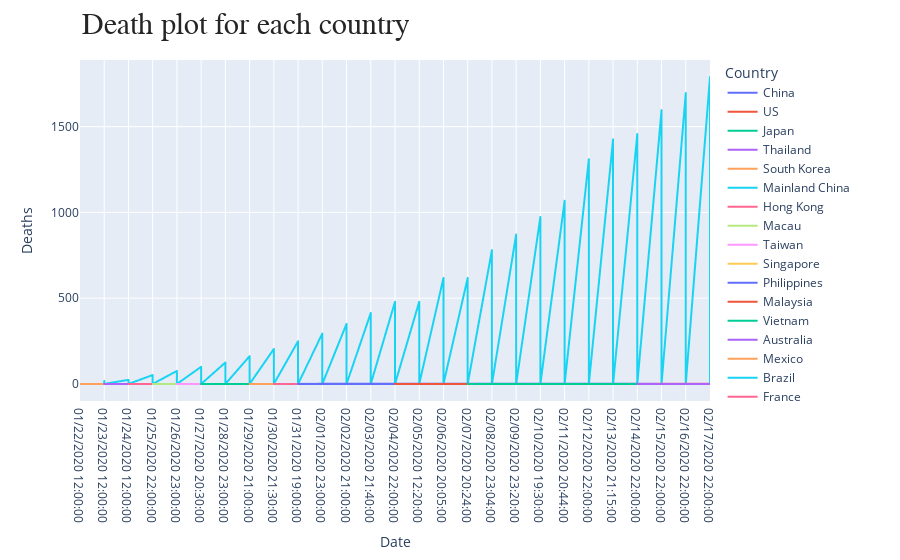

Notebook code cell kept with this figure:
### Markdown cell above
## Deaths Plots

### Code cell
fig = px.line(dataset, x="Date", y="Deaths", color='Country', hover_data=['Province/State', 'Deaths'])
annotations = []
annotations.append(dict(xref='paper', yref='paper', x=0.0, y=1.05,
                              xanchor='left', yanchor='bottom',
                              text='Death plot for each country',
                              font=dict(family='Arial',
                                        size=30,
                                        color='rgb(37,37,37)'),
                              showarrow=False))
fig.update_layout(annotations=annotations)
fig.show()
